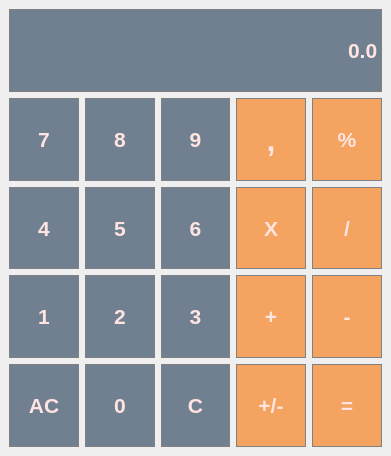
<?xml version="1.0" encoding="UTF-8"?>
<ui version="4.0">
 <class>Calculator</class>
 <widget class="QMainWindow" name="Calculator">
  <property name="geometry">
   <rect>
    <x>0</x>
    <y>0</y>
    <width>391</width>
    <height>456</height>
   </rect>
  </property>
  <property name="windowTitle">
   <string>Calculator</string>
  </property>
  <widget class="QWidget" name="centralwidget">
   <layout class="QGridLayout" name="gridLayout">
    <item row="0" column="0" colspan="5">
     <widget class="QLineEdit" name="Display">
      <property name="sizePolicy">
       <sizepolicy hsizetype="Expanding" vsizetype="Preferred">
        <horstretch>0</horstretch>
        <verstretch>0</verstretch>
       </sizepolicy>
      </property>
      <property name="font">
       <font>
        <family>Arial</family>
        <pointsize>16</pointsize>
        <bold>true</bold>
       </font>
      </property>
      <property name="layoutDirection">
       <enum>Qt::LeftToRight</enum>
      </property>
      <property name="styleSheet">
       <string notr="true">QLineEdit{
	Background-color: #708090;
	Border: 1px solid gray;
	Color: #FFE4E1;
}</string>
      </property>
      <property name="text">
       <string>0.0</string>
      </property>
      <property name="alignment">
       <set>Qt::AlignRight|Qt::AlignTrailing|Qt::AlignVCenter</set>
      </property>
     </widget>
    </item>
    <item row="3" column="3">
     <widget class="QPushButton" name="Button_plus">
      <property name="sizePolicy">
       <sizepolicy hsizetype="Preferred" vsizetype="Preferred">
        <horstretch>0</horstretch>
        <verstretch>0</verstretch>
       </sizepolicy>
      </property>
      <property name="font">
       <font>
        <family>Arial</family>
        <pointsize>16</pointsize>
        <italic>false</italic>
        <bold>true</bold>
        <kerning>true</kerning>
       </font>
      </property>
      <property name="styleSheet">
       <string notr="true">QPushButton{
	Background-color: #F4A460;
	Border: 1px solid gray;
	Color: #FFE4E1;
}

QPushButton:pressed{
	Background-color: #A9A9A9;
	Border: 1px solid gray;
	Color: #FFE4E1;
}</string>
      </property>
      <property name="text">
       <string>+</string>
      </property>
     </widget>
    </item>
    <item row="4" column="1">
     <widget class="QPushButton" name="Button_0">
      <property name="sizePolicy">
       <sizepolicy hsizetype="Preferred" vsizetype="Preferred">
        <horstretch>0</horstretch>
        <verstretch>0</verstretch>
       </sizepolicy>
      </property>
      <property name="font">
       <font>
        <family>Arial</family>
        <pointsize>16</pointsize>
        <italic>false</italic>
        <bold>true</bold>
        <kerning>true</kerning>
       </font>
      </property>
      <property name="styleSheet">
       <string notr="true">QPushButton{
	Background-color: #708090;
	Border: 1px solid gray;
	Color: #FFE4E1;
}

QPushButton:pressed{
	Background-color: #A9A9A9;
	Border: 1px solid gray;
	Color: #FFE4E1;
}</string>
      </property>
      <property name="text">
       <string>0</string>
      </property>
     </widget>
    </item>
    <item row="3" column="1">
     <widget class="QPushButton" name="Button_2">
      <property name="sizePolicy">
       <sizepolicy hsizetype="Preferred" vsizetype="Preferred">
        <horstretch>0</horstretch>
        <verstretch>0</verstretch>
       </sizepolicy>
      </property>
      <property name="font">
       <font>
        <family>Arial</family>
        <pointsize>16</pointsize>
        <italic>false</italic>
        <bold>true</bold>
        <kerning>true</kerning>
       </font>
      </property>
      <property name="styleSheet">
       <string notr="true">QPushButton{
	Background-color: #708090;
	Border: 1px solid gray;
	Color: #FFE4E1;
}

QPushButton:pressed{
	Background-color: #A9A9A9;
	Border: 1px solid gray;
	Color: #FFE4E1;
}</string>
      </property>
      <property name="text">
       <string>2</string>
      </property>
     </widget>
    </item>
    <item row="1" column="0">
     <widget class="QPushButton" name="Button_7">
      <property name="sizePolicy">
       <sizepolicy hsizetype="Preferred" vsizetype="Preferred">
        <horstretch>0</horstretch>
        <verstretch>0</verstretch>
       </sizepolicy>
      </property>
      <property name="font">
       <font>
        <family>Arial</family>
        <pointsize>16</pointsize>
        <italic>false</italic>
        <bold>true</bold>
        <kerning>true</kerning>
       </font>
      </property>
      <property name="styleSheet">
       <string notr="true">QPushButton{
	Background-color: #708090;
	Border: 1px solid gray;
	Color: #FFE4E1;
}

QPushButton:pressed{
	Background-color: #A9A9A9;
	Border: 1px solid gray;
	Color: #FFE4E1;
}</string>
      </property>
      <property name="text">
       <string>7</string>
      </property>
     </widget>
    </item>
    <item row="2" column="3">
     <widget class="QPushButton" name="Button_multy">
      <property name="sizePolicy">
       <sizepolicy hsizetype="Preferred" vsizetype="Preferred">
        <horstretch>0</horstretch>
        <verstretch>0</verstretch>
       </sizepolicy>
      </property>
      <property name="font">
       <font>
        <family>Arial</family>
        <pointsize>16</pointsize>
        <italic>false</italic>
        <bold>true</bold>
        <kerning>true</kerning>
       </font>
      </property>
      <property name="styleSheet">
       <string notr="true">QPushButton{
	Background-color: #F4A460;
	Border: 1px solid gray;
	Color: #FFE4E1;
}

QPushButton:pressed{
	Background-color: #A9A9A9;
	Border: 1px solid gray;
	Color: #FFE4E1;
}</string>
      </property>
      <property name="text">
       <string>X</string>
      </property>
     </widget>
    </item>
    <item row="1" column="1">
     <widget class="QPushButton" name="Button_8">
      <property name="sizePolicy">
       <sizepolicy hsizetype="Preferred" vsizetype="Preferred">
        <horstretch>0</horstretch>
        <verstretch>0</verstretch>
       </sizepolicy>
      </property>
      <property name="font">
       <font>
        <family>Arial</family>
        <pointsize>16</pointsize>
        <italic>false</italic>
        <bold>true</bold>
        <kerning>true</kerning>
       </font>
      </property>
      <property name="styleSheet">
       <string notr="true">QPushButton{
	Background-color: #708090;
	Border: 1px solid gray;
	Color: #FFE4E1;
}

QPushButton:pressed{
	Background-color: #A9A9A9;
	Border: 1px solid gray;
	Color: #FFE4E1;
}</string>
      </property>
      <property name="text">
       <string>8</string>
      </property>
     </widget>
    </item>
    <item row="3" column="0">
     <widget class="QPushButton" name="Button_1">
      <property name="sizePolicy">
       <sizepolicy hsizetype="Preferred" vsizetype="Preferred">
        <horstretch>0</horstretch>
        <verstretch>0</verstretch>
       </sizepolicy>
      </property>
      <property name="font">
       <font>
        <family>Arial</family>
        <pointsize>16</pointsize>
        <italic>false</italic>
        <bold>true</bold>
        <kerning>true</kerning>
       </font>
      </property>
      <property name="styleSheet">
       <string notr="true">QPushButton{
	Background-color: #708090;
	Border: 1px solid gray;
	Color: #FFE4E1;
}

QPushButton:pressed{
	Background-color: #A9A9A9;
	Border: 1px solid gray;
	Color: #FFE4E1;
}</string>
      </property>
      <property name="text">
       <string>1</string>
      </property>
     </widget>
    </item>
    <item row="2" column="0">
     <widget class="QPushButton" name="Button_4">
      <property name="sizePolicy">
       <sizepolicy hsizetype="Preferred" vsizetype="Preferred">
        <horstretch>0</horstretch>
        <verstretch>0</verstretch>
       </sizepolicy>
      </property>
      <property name="font">
       <font>
        <family>Arial</family>
        <pointsize>16</pointsize>
        <italic>false</italic>
        <bold>true</bold>
        <kerning>true</kerning>
       </font>
      </property>
      <property name="styleSheet">
       <string notr="true">QPushButton{
	Background-color: #708090;
	Border: 1px solid gray;
	Color: #FFE4E1;
}

QPushButton:pressed{
	Background-color: #A9A9A9;
	Border: 1px solid gray;
	Color: #FFE4E1;
}</string>
      </property>
      <property name="text">
       <string>4</string>
      </property>
     </widget>
    </item>
    <item row="1" column="4">
     <widget class="QPushButton" name="Button_pc">
      <property name="sizePolicy">
       <sizepolicy hsizetype="Preferred" vsizetype="Preferred">
        <horstretch>0</horstretch>
        <verstretch>0</verstretch>
       </sizepolicy>
      </property>
      <property name="font">
       <font>
        <family>Arial</family>
        <pointsize>16</pointsize>
        <italic>false</italic>
        <bold>true</bold>
        <kerning>true</kerning>
       </font>
      </property>
      <property name="styleSheet">
       <string notr="true">QPushButton{
	Background-color: #F4A460;
	Border: 1px solid gray;
	Color: #FFE4E1;
}

QPushButton:pressed{
	Background-color: #A9A9A9;
	Border: 1px solid gray;
	Color: #FFE4E1;
}</string>
      </property>
      <property name="text">
       <string>%</string>
      </property>
     </widget>
    </item>
    <item row="2" column="2">
     <widget class="QPushButton" name="Button_6">
      <property name="sizePolicy">
       <sizepolicy hsizetype="Preferred" vsizetype="Preferred">
        <horstretch>0</horstretch>
        <verstretch>0</verstretch>
       </sizepolicy>
      </property>
      <property name="font">
       <font>
        <family>Arial</family>
        <pointsize>16</pointsize>
        <italic>false</italic>
        <bold>true</bold>
        <kerning>true</kerning>
       </font>
      </property>
      <property name="styleSheet">
       <string notr="true">QPushButton{
	Background-color: #708090;
	Border: 1px solid gray;
	Color: #FFE4E1;
}

QPushButton:pressed{
	Background-color: #A9A9A9;
	Border: 1px solid gray;
	Color: #FFE4E1;
}</string>
      </property>
      <property name="text">
       <string>6</string>
      </property>
     </widget>
    </item>
    <item row="4" column="0">
     <widget class="QPushButton" name="Button_AC">
      <property name="sizePolicy">
       <sizepolicy hsizetype="Preferred" vsizetype="Preferred">
        <horstretch>0</horstretch>
        <verstretch>0</verstretch>
       </sizepolicy>
      </property>
      <property name="font">
       <font>
        <family>Arial</family>
        <pointsize>16</pointsize>
        <italic>false</italic>
        <bold>true</bold>
        <kerning>true</kerning>
       </font>
      </property>
      <property name="styleSheet">
       <string notr="true">QPushButton{
	Background-color: #708090;
	Border: 1px solid gray;
	Color: #FFE4E1;
}

QPushButton:pressed{
	Background-color: #A9A9A9;
	Border: 1px solid gray;
	Color: #FFE4E1;
}</string>
      </property>
      <property name="text">
       <string>AC</string>
      </property>
     </widget>
    </item>
    <item row="1" column="2">
     <widget class="QPushButton" name="Button_9">
      <property name="sizePolicy">
       <sizepolicy hsizetype="Preferred" vsizetype="Preferred">
        <horstretch>0</horstretch>
        <verstretch>0</verstretch>
       </sizepolicy>
      </property>
      <property name="font">
       <font>
        <family>Arial</family>
        <pointsize>16</pointsize>
        <italic>false</italic>
        <bold>true</bold>
        <kerning>true</kerning>
       </font>
      </property>
      <property name="styleSheet">
       <string notr="true">QPushButton{
	Background-color: #708090;
	Border: 1px solid gray;
	Color: #FFE4E1;
}

QPushButton:pressed{
	Background-color: #A9A9A9;
	Border: 1px solid gray;
	Color: #FFE4E1;
}</string>
      </property>
      <property name="text">
       <string>9</string>
      </property>
     </widget>
    </item>
    <item row="2" column="1">
     <widget class="QPushButton" name="Button_5">
      <property name="sizePolicy">
       <sizepolicy hsizetype="Preferred" vsizetype="Preferred">
        <horstretch>0</horstretch>
        <verstretch>0</verstretch>
       </sizepolicy>
      </property>
      <property name="font">
       <font>
        <family>Arial</family>
        <pointsize>16</pointsize>
        <italic>false</italic>
        <bold>true</bold>
        <kerning>true</kerning>
       </font>
      </property>
      <property name="styleSheet">
       <string notr="true">QPushButton{
	Background-color: #708090;
	Border: 1px solid gray;
	Color: #FFE4E1;
}

QPushButton:pressed{
	Background-color: #A9A9A9;
	Border: 1px solid gray;
	Color: #FFE4E1;
}</string>
      </property>
      <property name="text">
       <string>5</string>
      </property>
     </widget>
    </item>
    <item row="2" column="4">
     <widget class="QPushButton" name="Button_div">
      <property name="sizePolicy">
       <sizepolicy hsizetype="Preferred" vsizetype="Preferred">
        <horstretch>0</horstretch>
        <verstretch>0</verstretch>
       </sizepolicy>
      </property>
      <property name="font">
       <font>
        <family>Arial</family>
        <pointsize>16</pointsize>
        <italic>false</italic>
        <bold>true</bold>
        <kerning>true</kerning>
       </font>
      </property>
      <property name="styleSheet">
       <string notr="true">QPushButton{
	Background-color: #F4A460;
	Border: 1px solid gray;
	Color: #FFE4E1;
}

QPushButton:pressed{
	Background-color: #A9A9A9;
	Border: 1px solid gray;
	Color: #FFE4E1;
}</string>
      </property>
      <property name="text">
       <string>/</string>
      </property>
     </widget>
    </item>
    <item row="4" column="2">
     <widget class="QPushButton" name="Button_C">
      <property name="sizePolicy">
       <sizepolicy hsizetype="Preferred" vsizetype="Preferred">
        <horstretch>0</horstretch>
        <verstretch>0</verstretch>
       </sizepolicy>
      </property>
      <property name="font">
       <font>
        <family>Arial</family>
        <pointsize>16</pointsize>
        <italic>false</italic>
        <bold>true</bold>
        <kerning>true</kerning>
       </font>
      </property>
      <property name="styleSheet">
       <string notr="true">QPushButton{
	Background-color: #708090;
	Border: 1px solid gray;
	Color: #FFE4E1;
}

QPushButton:pressed{
	Background-color: #A9A9A9;
	Border: 1px solid gray;
	Color: #FFE4E1;
}</string>
      </property>
      <property name="text">
       <string>C</string>
      </property>
     </widget>
    </item>
    <item row="3" column="2">
     <widget class="QPushButton" name="Button_3">
      <property name="sizePolicy">
       <sizepolicy hsizetype="Preferred" vsizetype="Preferred">
        <horstretch>0</horstretch>
        <verstretch>0</verstretch>
       </sizepolicy>
      </property>
      <property name="font">
       <font>
        <family>Arial</family>
        <pointsize>16</pointsize>
        <italic>false</italic>
        <bold>true</bold>
        <kerning>true</kerning>
       </font>
      </property>
      <property name="styleSheet">
       <string notr="true">QPushButton{
	Background-color: #708090;
	Border: 1px solid gray;
	Color: #FFE4E1;
}

QPushButton:pressed{
	Background-color: #A9A9A9;
	Border: 1px solid gray;
	Color: #FFE4E1;
}</string>
      </property>
      <property name="text">
       <string>3</string>
      </property>
     </widget>
    </item>
    <item row="4" column="4">
     <widget class="QPushButton" name="Button_equal">
      <property name="sizePolicy">
       <sizepolicy hsizetype="Preferred" vsizetype="Preferred">
        <horstretch>0</horstretch>
        <verstretch>0</verstretch>
       </sizepolicy>
      </property>
      <property name="font">
       <font>
        <family>Arial</family>
        <pointsize>16</pointsize>
        <italic>false</italic>
        <bold>true</bold>
        <kerning>true</kerning>
       </font>
      </property>
      <property name="styleSheet">
       <string notr="true">QPushButton{
	Background-color: #F4A460;
	Border: 1px solid gray;
	Color: #FFE4E1;
}

QPushButton:pressed{
	Background-color: #A9A9A9;
	Border: 1px solid gray;
	Color: #FFE4E1;
}</string>
      </property>
      <property name="text">
       <string>=</string>
      </property>
     </widget>
    </item>
    <item row="4" column="3">
     <widget class="QPushButton" name="Button_sign">
      <property name="sizePolicy">
       <sizepolicy hsizetype="Preferred" vsizetype="Preferred">
        <horstretch>0</horstretch>
        <verstretch>0</verstretch>
       </sizepolicy>
      </property>
      <property name="font">
       <font>
        <family>Arial</family>
        <pointsize>16</pointsize>
        <italic>false</italic>
        <bold>true</bold>
        <kerning>true</kerning>
       </font>
      </property>
      <property name="styleSheet">
       <string notr="true">QPushButton{
	Background-color: #F4A460;
	Border: 1px solid gray;
	Color: #FFE4E1;
}

QPushButton:pressed{
	Background-color: #A9A9A9;
	Border: 1px solid gray;
	Color: #FFE4E1;
}</string>
      </property>
      <property name="text">
       <string>+/-</string>
      </property>
     </widget>
    </item>
    <item row="1" column="3">
     <widget class="QPushButton" name="Button_dec">
      <property name="sizePolicy">
       <sizepolicy hsizetype="Preferred" vsizetype="Preferred">
        <horstretch>0</horstretch>
        <verstretch>0</verstretch>
       </sizepolicy>
      </property>
      <property name="font">
       <font>
        <family>Arial</family>
        <pointsize>24</pointsize>
        <italic>false</italic>
        <bold>true</bold>
        <kerning>true</kerning>
       </font>
      </property>
      <property name="styleSheet">
       <string notr="true">QPushButton{
	Background-color: #F4A460;
	Border: 1px solid gray;
	Color: #FFE4E1;
}

QPushButton:pressed{
	Background-color: #A9A9A9;
	Border: 1px solid gray;
	Color: #FFE4E1;
}</string>
      </property>
      <property name="text">
       <string>,</string>
      </property>
     </widget>
    </item>
    <item row="3" column="4">
     <widget class="QPushButton" name="Button_sub">
      <property name="sizePolicy">
       <sizepolicy hsizetype="Preferred" vsizetype="Preferred">
        <horstretch>0</horstretch>
        <verstretch>0</verstretch>
       </sizepolicy>
      </property>
      <property name="font">
       <font>
        <family>Arial</family>
        <pointsize>16</pointsize>
        <italic>false</italic>
        <bold>true</bold>
        <kerning>true</kerning>
       </font>
      </property>
      <property name="styleSheet">
       <string notr="true">QPushButton{
	Background-color: #F4A460;
	Border: 1px solid gray;
	Color: #FFE4E1;
}

QPushButton:pressed{
	Background-color: #A9A9A9;
	Border: 1px solid gray;
	Color: #FFE4E1;
}</string>
      </property>
      <property name="text">
       <string>-</string>
      </property>
     </widget>
    </item>
   </layout>
  </widget>
 </widget>
 <resources/>
 <connections/>
</ui>
